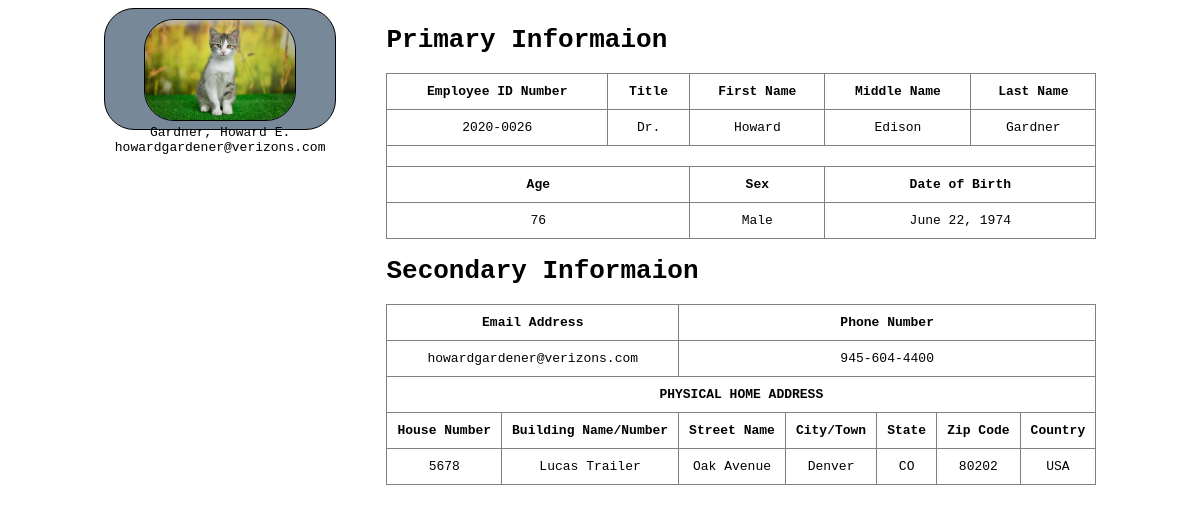
The page /employee.php?ID=2 on the database its author committed.
### tables this page shows
CREATE TABLE `employee` (
  `id` int(11) NOT NULL,
  `employee_id` varchar(50) NOT NULL,
  `picture` varchar(100) NOT NULL,
  `title` varchar(100) NOT NULL,
  `fname` varchar(100) NOT NULL,
  `mname` varchar(100) NOT NULL,
  `lname` varchar(100) NOT NULL,
  `age` int(11) NOT NULL,
  `sex` varchar(50) NOT NULL,
  `dob` varchar(100) NOT NULL,
  `email_address` varchar(100) NOT NULL,
  `phone_number` varchar(50) NOT NULL,
  `house_number` varchar(50) NOT NULL,
  `building_name` varchar(100) NOT NULL,
  `street_name` varchar(100) NOT NULL,
  `city_town` varchar(100) NOT NULL,
  `state` varchar(100) NOT NULL,
  `zip_code` varchar(50) NOT NULL,
  `country` varchar(100) NOT NULL
);

### employee.php (the view, shortened to what this page needs)
<?php
    include 'config.php';
    $id = $_GET['ID'];
    $query = mysqli_query($con, "SELECT * FROM employee where id='$id'");
    while ($row = mysqli_fetch_assoc($query)){
        $middleInitial = $row['mname'];
        $index = 0;
?>
<!DOCTYPE html>
<html lang="en">
<head>
    <link rel="stylesheet" href="employee.css">
</head>
<body>
    <div class="container">
        <div class="left">
            <div class="box">
                <div class="top"><img src="images/<?php echo $row['picture']; ?>.jpg"></div>
                <div class="bottom">
                    <p>
                        <?php echo $row['lname']. ", ";?>
                        <?php echo $row['fname']. " ";?>
                        <?php
                            if (isset($middleInitial[$index])){
                                echo ucfirst($middleInitial[$index]). ".";
                            }
                        ?>
                    </p>
                    <p><?php echo $row['email_address'];?></p>
                </div>
            </div>
        </div>
        <div class="right">
            <h1>Primary Informaion</h1>
            <table border=1>
                <tr>
                    <th>Employee ID Number</th>
                    <th>Title</th>
                    <th>First Name</th>
                    <th>Middle Name</th>
                    <th>Last Name</th>
                </tr>
                    <tr>
                        <td><?php echo $row['employee_id']; ?></td>
                        <td><?php echo $row['title']; ?></td>
                        <td><?php echo $row['fname']; ?></td>
                        <td><?php echo $row['mname']; ?></td>
                        <td><?php echo $row['lname']; ?></td>
                    </tr>
                <tr>
                    <td colspan="5"></td>
                </tr>
                <tr>
                    <th colspan="2">Age</th>
                    <th colspan="1">Sex</th>
                    <th colspan="2">Date of Birth</th>
                </tr>
                    <tr>
                        <td colspan="2"><?php echo $row['age']; ?></td>
                        <td colspan="1"><?php echo $row['sex']; ?></td>
                        <td colspan="2"><?php echo $row['dob']; ?></td>
                    </tr>
            </table>
            <h1>Secondary Informaion</h1>
            <table border=1>
                <tr>
                    <th colspan="2">Email Address</th>
                    <th colspan="5">Phone Number</th>
                </tr>
                    <tr>
                        <td colspan="2"><?php echo $row['email_address']; ?></td>
                        <td colspan="5"><?php echo $row['phone_number']; ?></td>
                    </tr>
                <tr><th colspan="7">PHYSICAL HOME ADDRESS</th></tr>
                <tr>
                    <th>House Number</th>
                    <th>Building Name/Number</th>
                    <th>Street Name</th>
                    <th>City/Town</th>
                    <th>State</th>
                    <th>Zip Code</th>
                    <th>Country</th>
                </tr>
                    <tr>
                        <td><?php echo $row['house_number']; ?></td>
                        <td><?php echo $row['building_name']; ?></td>
                        <td><?php echo $row['street_name']; ?></td>
                        <td><?php echo $row['city_town']; ?></td>
                        <td><?php echo $row['state']; ?></td>
                        <td><?php echo $row['zip_code']; ?></td>
                        <td><?php echo $row['country']; ?></td>
                    </tr>
                <?php
                    }
                ?>
            </table>
        </div>
    </div>
</body>
</html>

### employee.css (style rules this page uses)
.container { display: flex; justify-content: center; width: 100%; height: 100%; gap: 50px; }
* { font-family: monospace; }
img { width: 150px; border-radius: 30px; border: 1px solid black; }
.left p { margin: 0; text-align: center; }
.box { background: lightslategray; height: 100px; padding: 10px; border: 1px solid black; border-radius: 30px; justify-items: center; flex-direction: column; gap: 20px; }
table * { text-align: center; padding: 10px; }
table { border-collapse: collapse; width: 100%; }

### rows shown on the page
employee: lname "Gardner", fname "Howard", mname "E", email_address "howardgardener@verizons.com", employee "2020-0026", title "Dr.", mname "Edison", age "76", sex "Male", dob "June 22, 1974", phone_number "945-604-4400", house_number "5678", building_name "Lucas Trailer", street_name "Oak Avenue", city_town "Denver", state "CO", zip_code "80202", country "USA"
